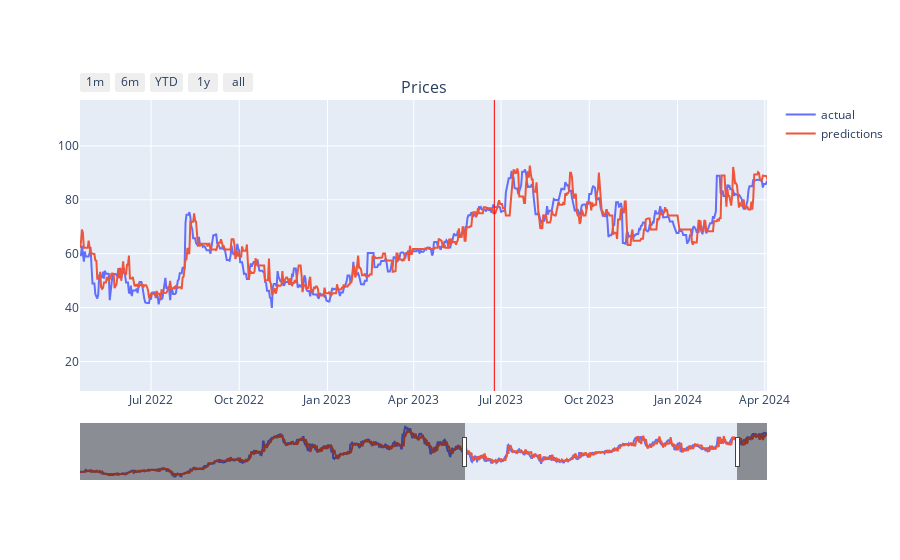

Notebook code for this chart:
### Code cell
target_col = pd.concat([y_train, y_test]).rename(columns={'target': 'actual'})
pred_train = pd.DataFrame(reg.predict(X_train), index=y_train.index, columns=y_train.columns)
pred_test = pd.DataFrame(reg.predict(X_test), index=y_test.index, columns=y_test.columns)
pred_col = pd.concat([pred_train, pred_test]).rename(columns={'target': 'prediction'})
compare = pd.concat([target_col, pred_col], axis=1)
compare

fig = go.Figure()

# Create the subplots
fig = make_subplots(rows=1, cols=1, shared_xaxes=True, vertical_spacing=0.1,
                    subplot_titles=("Prices", ""))

fig.add_trace(
    go.Scatter(
        x=compare.index,
        y=compare.actual,
        name='actual'
    ),
    row=1,
    col=1,
    secondary_y=False)

fig.add_trace(
    go.Scatter(
        x=compare.index,
        y=compare.prediction,
        name='predictions'
    ),
    row=1,
    col=1,
    secondary_y=False)

# Define the x-coordinate for the vertical line
x_value = '2023-06-24'

# Add a vertical line
fig.add_shape(
    dict(
        type="line",
        x0=x_value,
        y0=0,
        x1=x_value,
        y1=1,
        xref="x",
        yref="paper",
        line=dict(
            color="red",
            width=1
        )
    )
)

fig.update_layout(
    xaxis=dict(
        rangeselector=dict(
            buttons=list([
                dict(count=1, label="1m", step="month", stepmode="backward"),
                dict(count=6, label="6m", step="month", stepmode="backward"),
                dict(count=1, label="YTD", step="year", stepmode="todate"),
                dict(count=1, label="1y", step="year", stepmode="backward"),
                dict(step="all")
            ])
        ),
        rangeslider=dict(
            visible=True
        ),
        type="date"
    )
)


fig.show()

### Figure 1 — Plotly figure (JSON) as saved in the notebook; plotly's stock layout.template omitted (floating-point values rounded to 4 significant figures; data arrays with more than 128 entries replaced by an {"elided": "..."} marker saying what was removed)
{"data": [{"name": "actual", "type": "scatter", "x": {"elided": "1811 str values"}, "xaxis": "x", "y": {"elided": "1811 float values"}, "yaxis": "y"}, {"name": "predictions", "type": "scatter", "x": {"elided": "1811 str values"}, "xaxis": "x", "y": {"elided": "1811 float values"}, "yaxis": "y"}], "layout": {"annotations": [{"font": {"size": 16}, "showarrow": false, "text": "Prices", "x": 0.5, "xanchor": "center", "xref": "paper", "y": 1, "yanchor": "bottom", "yref": "paper"}], "autosize": true, "shapes": [{"line": {"color": "red", "width": 1}, "type": "line", "x0": "2023-06-24", "x1": "2023-06-24", "xref": "x", "y0": 0, "y1": 1, "yref": "paper"}], "xaxis": {"anchor": "y", "autorange": false, "domain": [0, 1], "range": ["2022-04-17 23:19:51.9732", "2024-04-03 07:18:15.6522"], "rangeselector": {"buttons": [{"count": 1, "label": "1m", "step": "month", "stepmode": "backward"}, {"count": 6, "label": "6m", "step": "month", "stepmode": "backward"}, {"count": 1, "label": "YTD", "step": "year", "stepmode": "todate"}, {"count": 1, "label": "1y", "step": "year", "stepmode": "backward"}, {"step": "all"}]}, "rangeslider": {"autorange": true, "range": ["2019-07-08", "2024-06-21"], "visible": true, "yaxis": {"_template": null, "rangemode": "match"}}, "type": "date"}, "yaxis": {"anchor": "x", "autorange": true, "domain": [0, 1], "range": [9.04, 117.0], "type": "linear"}}}
